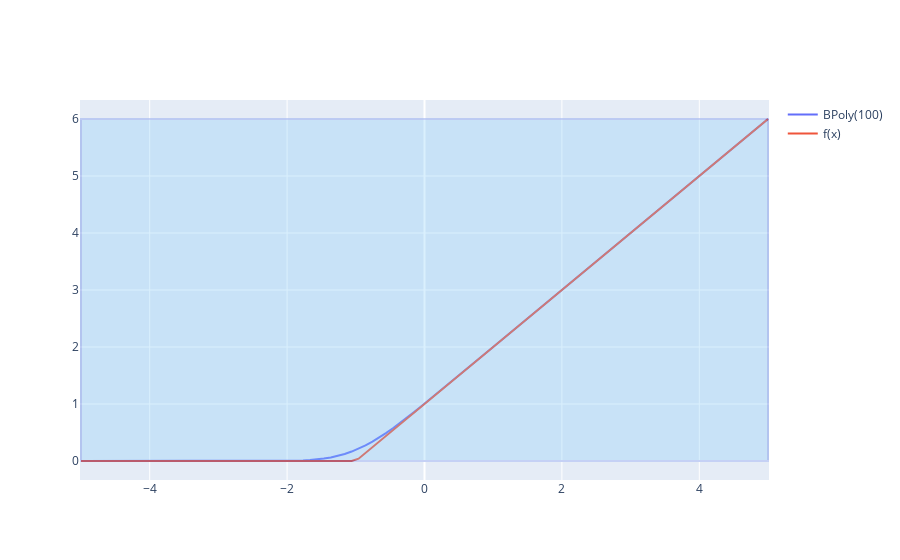

The cell this chart's notebook holds for it:
### Code cell
X = np.linspace(-1*bound, 1*bound, 100)
fig = go.Figure()

fig.add_trace(go.Scatter(x=X, y=bp((X-a) / (b-a)), name=f'BPoly({n})'))
fig.add_trace(go.Scatter(x=X, y=np.array([f.subs(x, x_) for x_ in X], dtype=np.float64), name='f(x)'))
# add rectangle for the interval between a and b
fig.add_shape(type='rect', x0=a, y0=0, x1=b, y1=float(f.subs(x, b)), line=dict(color='RoyalBlue'), fillcolor='LightSkyBlue', opacity=0.3)
fig.show()
